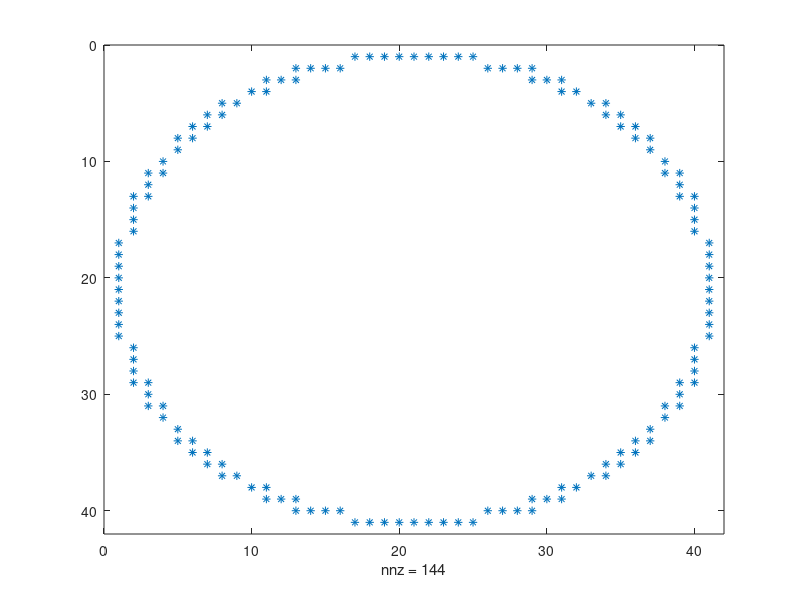

Here is the MATLAB script that generated this plot:

% test_rings
grid_size = 41;
center_array = zeros(grid_size);
center_array(ceil(grid_size/2), ceil(grid_size/2)) = 1;
h_in = ceil(fspecial('disk',2));
h_out = ceil(fspecial('disk',3));
array_in = conv2(center_array, h_in, 'same');
array_out = conv2(center_array, h_out, 'same');
array_ring = array_out - array_in;
for rr = 0:floor(grid_size/2)
    if rr == 0
        array_ring = center_array;
    else
        if rr == 1
            h_in = 1;
            h_out = ceil(fspecial('disk',rr));
            array_in = conv2(center_array, h_in, 'same');
            array_out = conv2(center_array, h_out, 'same');
            array_ring = array_out - array_in;
        else
            h_in = ceil(fspecial('disk',rr-1));
            h_out = ceil(fspecial('disk',rr));
            array_in = conv2(center_array, h_in, 'same');
            array_out = conv2(center_array, h_out, 'same');
            array_ring = array_out - array_in;
        end
    end
    figure(38)
    clf
    spy(array_ring)
    pause(0.5)
    drawnow
end
